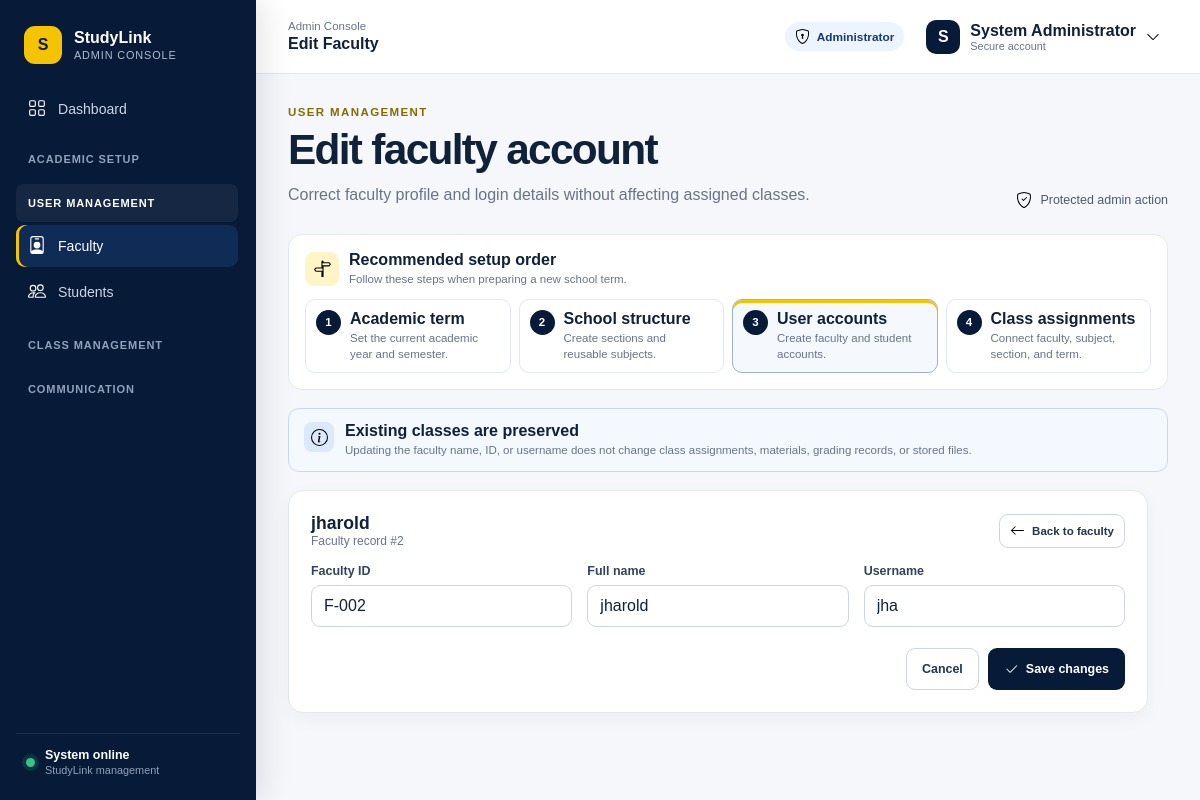
The page /admin/faculty/edit.php?id=2 (signed in) on the database its author committed.
### tables this page shows
CREATE TABLE `faculty` (
  `id` int(11) NOT NULL,
  `user_id` int(11) NOT NULL,
  `faculty_id` varchar(50) NOT NULL,
  `created_at` timestamp NOT NULL DEFAULT current_timestamp()
);

CREATE TABLE `users` (
  `id` int(11) NOT NULL,
  `fullname` varchar(100) NOT NULL,
  `username` varchar(50) NOT NULL,
  `password` varchar(255) NOT NULL,
  `role` enum('admin','faculty','student') NOT NULL,
  `status` enum('active','inactive') DEFAULT 'active',
  `created_at` timestamp NOT NULL DEFAULT current_timestamp()
);

### auth/auth.php (called while the page is built, shortened)
<?php
if (!defined('STUDYLINK_AUTH_LOADED')) {
    function e($value) { return htmlspecialchars((string) $value, ENT_QUOTES, 'UTF-8'); }
}

### admin/faculty/edit.php (the view, shortened to what this page needs)
<?php
include '../../auth/auth.php';
include '../../config/database.php';
include '../../includes/admin_ui.php';
$id = intval($_GET['id'] ?? $_POST['id'] ?? 0);
$statement = mysqli_prepare(
    $conn,
    "SELECT f.faculty_id, u.fullname, u.username
     FROM faculty f
     INNER JOIN users u ON u.id = f.user_id
     WHERE f.id = ? AND u.role = 'faculty'"
);
mysqli_stmt_bind_param($statement, 'i', $id);
mysqli_stmt_execute($statement);
$row = mysqli_fetch_assoc(mysqli_stmt_get_result($statement));
?>
<section class="admin-card admin-edit-card">
    <div class="admin-section-head">
        <div><h2><?= e($row['fullname']); ?></h2><span>Faculty record #<?= e($id); ?></span></div>
        <a class="admin-button secondary small" href="index.php"><?= study_icon('arrow-left'); ?> Back to faculty</a>
    </div>
    <form class="admin-form admin-form-wide" method="POST">
        <div class="admin-form-grid">
            <div class="admin-field">
                <label for="faculty_id">Faculty ID</label>
                <input id="faculty_id" name="faculty_id" value="<?= e($row['faculty_id']); ?>" maxlength="50" required>
            </div>
            <div class="admin-field">
                <label for="fullname">Full name</label>
                <input id="fullname" name="fullname" value="<?= e($row['fullname']); ?>" maxlength="100" required>
            </div>
            <div class="admin-field">
                <label for="username">Username</label>
                <input id="username" name="username" value="<?= e($row['username']); ?>" maxlength="50" required>
            </div>
        </div>
        <div class="admin-form-actions">
            <a class="admin-button secondary" href="index.php">Cancel</a>
            <button class="admin-button primary" type="submit"><?= study_icon('check2'); ?> Save changes</button>
        </div>
    </form>
</section>

### assets/css/app-shell.css (style rules this page uses)
:root { --portal-navy: #071a38; --portal-blue: #0b2b5b; --portal-gold: #f5c400; --portal-bg: #f5f7fc; --portal-border: #e4e8f0; --portal-text: #10213a; --portal-muted: #687386; --portal-danger: #c52a2f; }
* { box-sizing: border-box; }
button, input, select, textarea { font: inherit; }

### assets/css/admin-interface.css (style rules this page uses)
:root { --admin-sidebar: #071a38; --admin-sidebar-soft: #102b55; --admin-gold: #f5c400; --admin-bg: #f5f7fb; --admin-card: #fff; --admin-border: #e3e8f0; --admin-text: #10213a; --admin-muted: #697487; }
body.admin-interface { margin: 0; min-height: 100vh; background: var(--admin-bg); color: var(--admin-text); font-family: Arial, Helvetica, sans-serif; }
.admin-card { border: 1px solid var(--admin-border); border-radius: 15px; background: var(--admin-card); box-shadow: 0 6px 20px rgba(16, 33, 58, .04); }
.admin-section-head { display: flex; align-items: center; justify-content: space-between; gap: 14px; margin-bottom: 16px; }
.admin-section-head h2 { margin: 0; font-size: 1.1rem; }
.admin-section-head span { color: var(--admin-muted); font-size: .75rem; }
.admin-form-card, .admin-edit-card, .admin-class-form-card { padding: 22px; }
.admin-section-head > div h2, .admin-section-head > div span { display: block; }
.admin-form { display: grid; gap: 15px; }
.admin-form-grid { display: grid; grid-template-columns: repeat(3, minmax(0, 1fr)); gap: 15px; }
.admin-field { display: grid; gap: 7px; }
.admin-field label { color: #34435a; font-size: .78rem; font-weight: 700; }
.admin-field input, .admin-field select, .admin-field textarea { box-sizing: border-box; width: 100%; min-height: 42px; padding: 10px 12px; border: 1px solid #ced6e2; border-radius: 9px; outline: 0; background: #fff; color: var(--admin-text); font: inherit; }
.admin-button { display: inline-flex; align-items: center; justify-content: center; gap: 7px; box-sizing: border-box; min-height: 42px; padding: 0 15px; border: 1px solid transparent; border-radius: 9px; font: inherit; font-size: .78rem; font-weight: 750; text-decoration: none; cursor: pointer; }
.admin-button.primary { background: var(--admin-sidebar); color: #fff; }
.admin-button.secondary { border-color: #ced6e2; background: #fff; color: #233550; }
.admin-button.small { min-height: 34px; padding: 0 10px; font-size: .72rem; }
.admin-edit-card { max-width: 860px; }
.admin-form-actions { display: flex; justify-content: flex-end; gap: 9px; padding-top: 6px; }

### rows shown on the page
faculty: user.fullname "jharold", faculty_id "F-002", fullname "jharold", username "jha"

### other values the page prints
$item[2] "Dashboard"
$group "ACADEMIC SETUP"
$group "USER MANAGEMENT"
$item[2] "Faculty"
$item[2] "Students"
$group "CLASS MANAGEMENT"
$group "COMMUNICATION"
$breadcrumb "Admin Console"
$title "Edit Faculty"
substr($_SESSION['fullname'] ?? 'A', 0, 1) "S"
$_SESSION['fullname'] "System Administrator"
$eyebrow "USER MANAGEMENT"
$heading "Edit faculty account"
$description "Correct faculty profile and login details without affecting assigned classes."
$step[0] "1"
